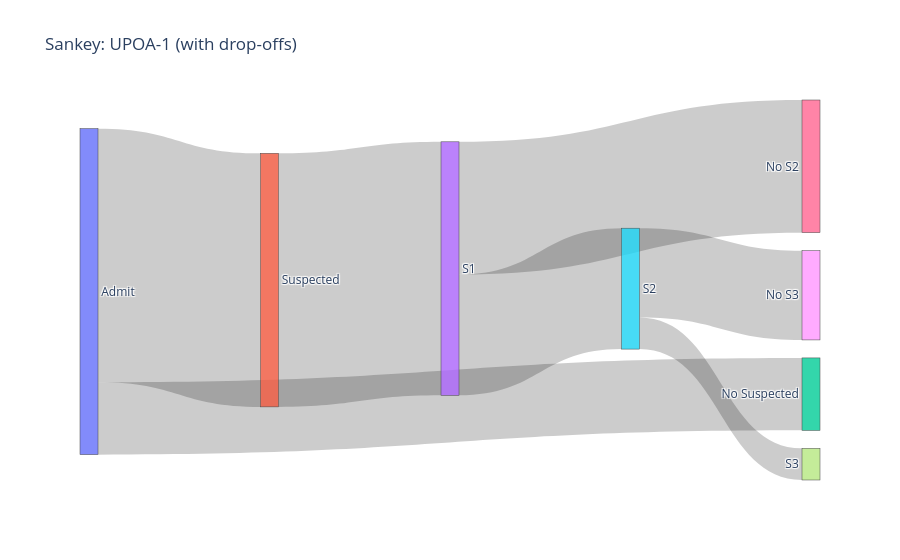
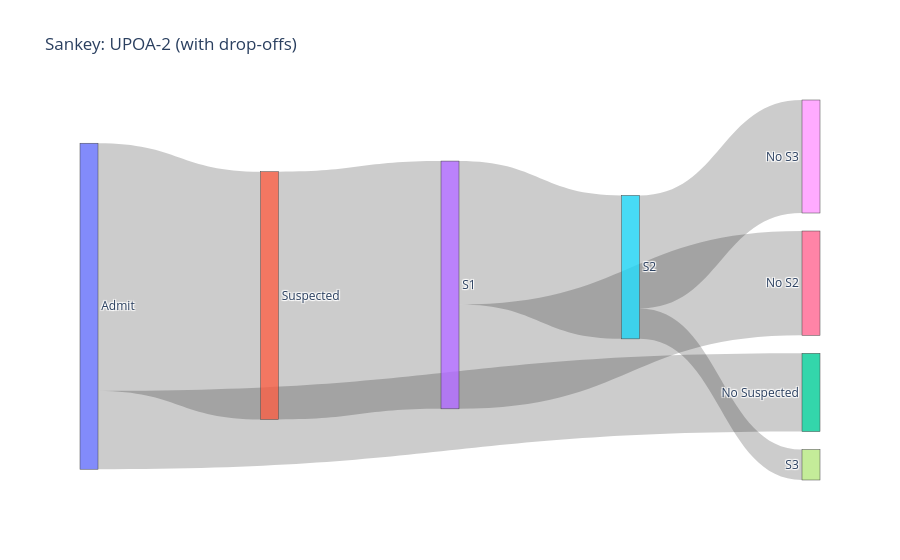
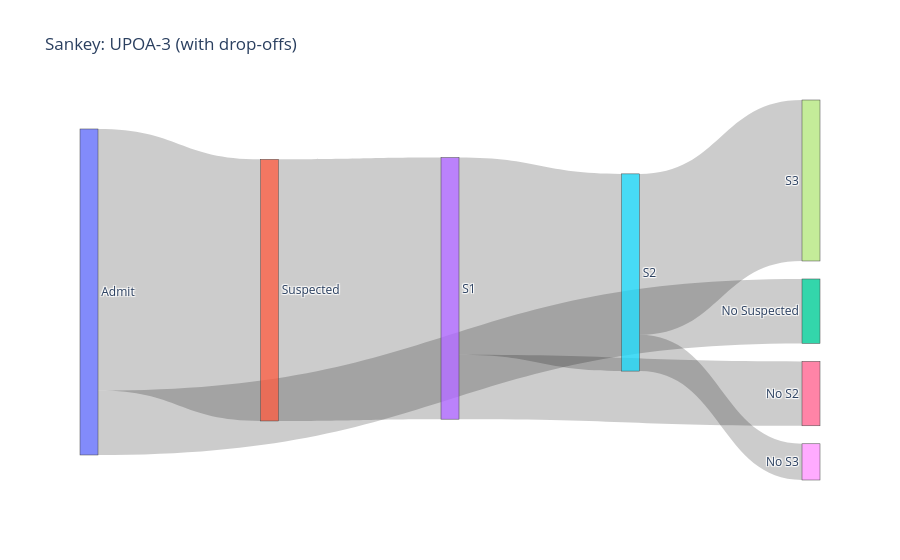
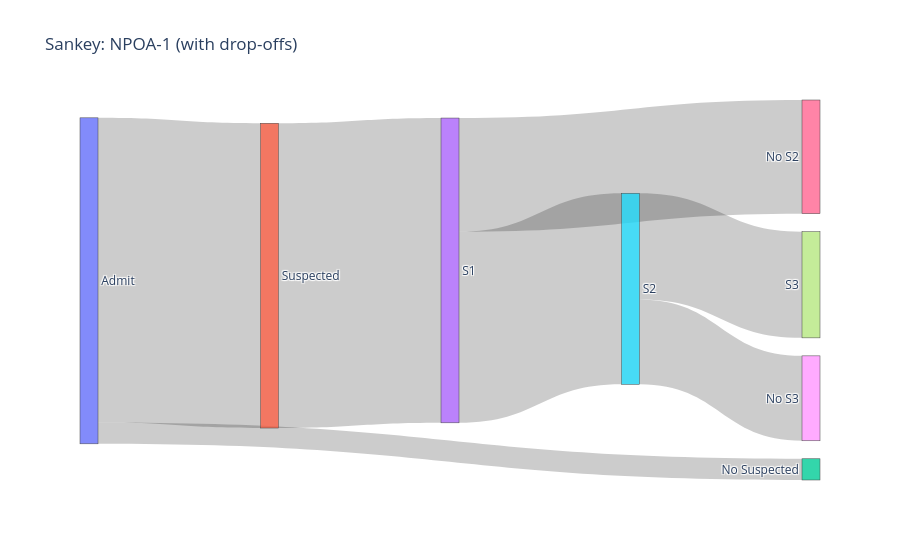

Notebook source saved alongside these figures, in order:
### Markdown cell above
- States: ADmit, S1, S2, S3.. independent on Suspected and SIRS
- Confusion matrix between billing diagnosis, our final classification

### Code cell
for cat in ORDER_COLS:
    sankey_for_category_with_dropoffs(df, cat).show()

### Figure 1 — Plotly figure (JSON) as saved in the notebook; plotly's stock layout.template omitted (floating-point values rounded to 4 significant figures)
{"data": [{"link": {"customdata": ["Admit->Suspected<br>n=497<br>median=-1.0h", "Admit->No Suspected<br>n=142", "Suspected->S1<br>n=497<br>median=0.0h", "S1->S2<br>n=237<br>median=2.0h", "S1->No S2<br>n=260", "S2->S3<br>n=62<br>median=3.0h", "S2->No S3<br>n=175"], "hovertemplate": "%{customdata}<extra></extra>", "source": [0, 0, 1, 3, 3, 5, 5], "target": [1, 2, 3, 5, 6, 7, 8], "value": [497, 142, 497, 237, 260, 62, 175]}, "node": {"label": ["Admit", "Suspected", "No Suspected", "S1", "No S1", "S2", "No S2", "S3", "No S3"], "pad": 18, "thickness": 18}, "type": "sankey"}], "layout": {"title": {"text": "Sankey: UPOA-1 (with drop-offs)"}}}

### Figure 2 — Plotly figure (JSON) as saved in the notebook; plotly's stock layout.template omitted (floating-point values rounded to 4 significant figures)
{"data": [{"link": {"customdata": ["Admit->Suspected<br>n=57<br>median=-2.0h", "Admit->No Suspected<br>n=18", "Suspected->S1<br>n=57<br>median=0.0h", "S1->S2<br>n=33<br>median=2.0h", "S1->No S2<br>n=24", "S2->S3<br>n=7<br>median=11.0h", "S2->No S3<br>n=26"], "hovertemplate": "%{customdata}<extra></extra>", "source": [0, 0, 1, 3, 3, 5, 5], "target": [1, 2, 3, 5, 6, 7, 8], "value": [57, 18, 57, 33, 24, 7, 26]}, "node": {"label": ["Admit", "Suspected", "No Suspected", "S1", "No S1", "S2", "No S2", "S3", "No S3"], "pad": 18, "thickness": 18}, "type": "sankey"}], "layout": {"title": {"text": "Sankey: UPOA-2 (with drop-offs)"}}}

### Figure 3 — Plotly figure (JSON) as saved in the notebook; plotly's stock layout.template omitted (floating-point values rounded to 4 significant figures)
{"data": [{"link": {"customdata": ["Admit->Suspected<br>n=65<br>median=3.0h", "Admit->No Suspected<br>n=16", "Suspected->S1<br>n=65<br>median=0.0h", "S1->S2<br>n=49<br>median=1.0h", "S1->No S2<br>n=16", "S2->S3<br>n=40<br>median=0.0h", "S2->No S3<br>n=9"], "hovertemplate": "%{customdata}<extra></extra>", "source": [0, 0, 1, 3, 3, 5, 5], "target": [1, 2, 3, 5, 6, 7, 8], "value": [65, 16, 65, 49, 16, 40, 9]}, "node": {"label": ["Admit", "Suspected", "No Suspected", "S1", "No S1", "S2", "No S2", "S3", "No S3"], "pad": 18, "thickness": 18}, "type": "sankey"}], "layout": {"title": {"text": "Sankey: UPOA-3 (with drop-offs)"}}}

### Figure 4 — Plotly figure (JSON) as saved in the notebook; plotly's stock layout.template omitted (floating-point values rounded to 4 significant figures)
{"data": [{"link": {"customdata": ["Admit->Suspected<br>n=201<br>median=64.0h", "Admit->No Suspected<br>n=14", "Suspected->S1<br>n=201<br>median=0.0h", "S1->S2<br>n=126<br>median=3.0h", "S1->No S2<br>n=75", "S2->S3<br>n=70<br>median=2.0h", "S2->No S3<br>n=56"], "hovertemplate": "%{customdata}<extra></extra>", "source": [0, 0, 1, 3, 3, 5, 5], "target": [1, 2, 3, 5, 6, 7, 8], "value": [201, 14, 201, 126, 75, 70, 56]}, "node": {"label": ["Admit", "Suspected", "No Suspected", "S1", "No S1", "S2", "No S2", "S3", "No S3"], "pad": 18, "thickness": 18}, "type": "sankey"}], "layout": {"title": {"text": "Sankey: NPOA-1 (with drop-offs)"}}}
